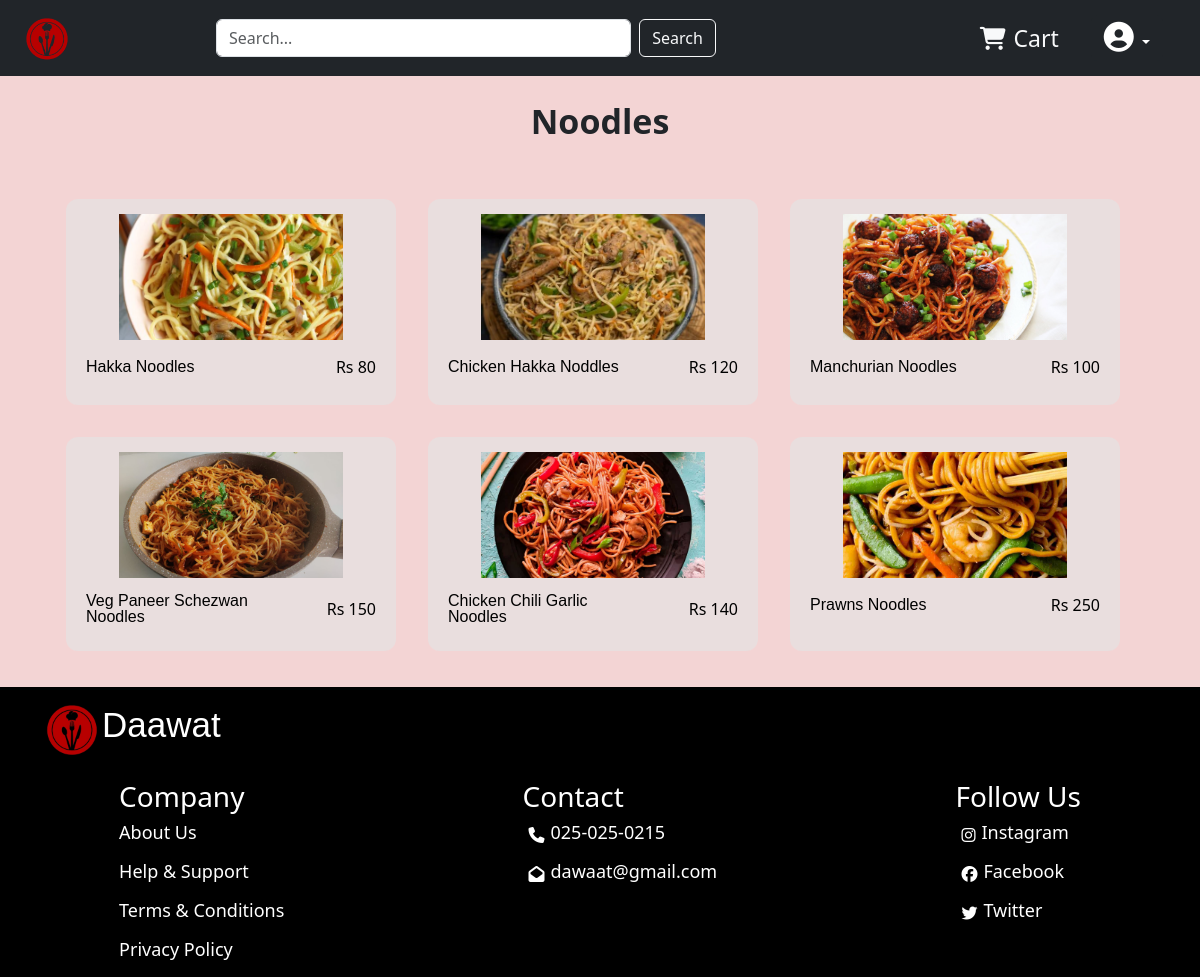
Page /noodles on the committed database.
### restaurant/models.py (models this page shows)
class products(models.Model):
    name = models.CharField(max_length=255)
    price = models.IntegerField()
    image = models.ImageField((""), upload_to=None, )
    category = models.CharField(choices=allProducts, max_length=255)
    info = models.TextField()

### restaurant/views.py (the view)
# urls.py: path('noodles', views.noodlespage),
def noodlespage(req):
    db = products.objects.filter(category="noodles").values()
    clearDb = list(db)
    for i in clearDb:
        i.update({'image': i['image'].replace('None/', '')})
    return render(req, 'noodles.html', context={"data": clearDb})

### restaurant/templates/noodles.html (shortened to what this page needs)
{% load static %}
<!DOCTYPE html>
<html lang="en">
  <head>
    <link
      href="https://cdn.jsdelivr.net/npm/bootstrap@5.3.3/dist/css/bootstrap.min.css"
      rel="stylesheet"
    />
    <link
      rel="stylesheet"
      href="https://cdnjs.cloudflare.com/ajax/libs/font-awesome/6.5.2/css/all.min.css"
    />
    <link rel="stylesheet" href="{% static 'style.css' %}" />
  </head>
  <body>
    <nav class="navbar navbar-expand-lg navbar-dark bg-dark">
      <div class="container-fluid">
          <a class="navbar-brand" href="index">
              <img src="{% static 'dta/k.png' %}" alt="Logo" class="rounded-pill"
                   style="width: 50px; margin-left: 10px;">
          </a>
          <div class="collapse navbar-collapse" id="navbarNav">
              <form class="d-flex mx-auto my-2 my-lg-0 w-100 w-lg-auto" style="max-width: 500px;">
                  <input class="form-control me-2" type="search" placeholder="Search..."  id="search" style="flex-grow: 1; min-width: 150px;">
                  <button class="btn btn-outline-light" type="submit" id="sea">Search</button>
              </form>
              <ul class="navbar-nav ms-auto d-flex flex-row align-items-center mt-2 mt-lg-0">
                  <li class="nav-item me-4">
                      <a class="nav-link text-light d-flex align-items-center" href="cart">
                          <i class="fa-solid fa-cart-shopping me-2"></i>
                          Cart
                      </a>
                  </li>
                  <li class="nav-item dropdown">
                      <button class="btn btn-dark dropdown-toggle" type="button"
                              id="dropdownMenuButton" data-bs-toggle="dropdown"
                              aria-expanded="false">
                          <i class="fa-solid fa-circle-user" style="font-size: 30px;"></i>
                      </button>
                  </li>
              </ul>
          </div>
      </div>
  </nav>
    <div class="containers">
      <p class="tpart">Noodles</p>
      <div class="container d-flex flex-wrap" style="padding: 20px">
        {% for i in data%}
        <div class="foods m-3">
          <a href="product/{{i.id}}">
            <img src= {% static 'dta/'%}{{i.image}} width="70%" class="food-img"
            />
            <div class="itemss">
              <p class="foodname">{{i.name}}</p>
              <p class="foodprice">Rs {{i.price}}</p>
            </div>
          </a>
        </div>
        {% endfor %}
      </div>
    </div>
    <div class="downpart">
      <div class="sc d-flex" style="margin-left: 30px; padding: 12px">
          <img src="{% static 'dta/k.png' %}" width="60px" height="60px" alt="Daawat Logo" />
          <p>Daawat</p>
      </div>
      <div class="down">
          <div class="infoserv">
              <h3>Company</h3>
              <div class="sa">
                  <a href="about">
                      <p>About Us</p>
                  </a>
                  <a href="help">
                      <p>Help & Support</p>
                  </a>
                  <a href="term">
                      <p>Terms & Conditions</p>
                  </a>
                  <a href="privacy">
                      <p>Privacy Policy</p>
                  </a>
              </div>
          </div>
          <div class="contact">
              <h3>Contact</h3>
              <div class="sa">
                  <div class="sso d-flex">
                      <i class="fa-solid fa-phone"></i>
                      <p>025-025-0215</p>
                  </div>
                  <div class="sso d-flex">
                      <i class="fa-solid fa-envelope-open"></i>
                      <p>dawaat@gmail.com</p>
                  </div>
              </div>
          </div>
          <div class="social">
              <h3>Follow Us</h3>
              <div class="sa sss">
                  <a href="https://www.instagram.com/accounts/login/?hl=en" style="text-decoration: none; color: white">
                      <div class="sso d-flex">
                          <i class="fa-brands fa-instagram"></i>
                          <p>Instagram</p>
                      </div>
                  </a>
                  <a href="https://www.facebook.com/" style="text-decoration: none; color: white">
                      <div class="sso d-flex">
                          <i class="fa-brands fa-facebook"></i>
                          <p>Facebook</p>
                      </div>
                  </a>
                  <a href="https://x.com/login" style="text-decoration: none; color: white">
                      <div class="sso d-flex">
                          <i class="fa-brands fa-twitter"></i>
                          <p>Twitter</p>
                      </div>
                  </a>
              </div>
          </div>
      </div>
  </div>
</body>
</html>

### restaurant/static/style.css (style rules this page uses)
* { padding: 0; margin: 0; }
body { background-color: rgb(243, 212, 212); }
.nav-item { font-size: 23px; margin-right: 25px; }
a { text-decoration: none; color: black; }
.tpart { margin-top: 20px; text-align: center; font-family: "Segoe UI", Tahoma, Geneva, Verdana, sans-serif; font-size: 34px; font-weight: bold; }
.foods { width: 30%; margin: 5px; padding: 5px; background: #e9dede; border-radius: 12px; }
.itemss { width: 100%; display: flex; justify-content: space-between; align-items: center; padding: 5px 15px; }
.foodname { font-family: "DM Sans", sans-serif; font-optical-sizing: auto; font-style: normal; width: 60%; line-height: 1; }
.food-img { width: 70%; aspect-ratio: 16/9; object-fit: cover; display: block; margin: 10px auto; }
.down { background-color: black; color: white; display: flex; justify-content: space-around; }
.sa p { color: white; line-height: 23px; font-size: 18px; font-family: 'Segoe UI', Tahoma, Geneva, Verdana, sans-serif; }
.downpart { background-color: black; color: white; }
.sc p { font-family: 'Franklin Gothic Medium', 'Arial Narrow', Arial, sans-serif; font-size: 35px; }
.sso i { margin: 6px; }

### rows in the picture
products: image (picture), name "Hakka Noodles", price "80"
products: image (picture), name "Chicken Hakka Noddles", price "120"
products: image (picture), name "Manchurian Noodles", price "100"
products: image (picture), name "Veg Paneer Schezwan Noodles", price "150"
products: image (picture), name "Chicken Chili Garlic Noodles", price "140"
products: image (picture), name "Prawns Noodles", price "250"
